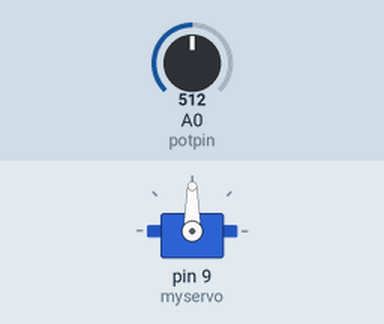
The sketch below on a simulated Arduino Uno, built with avr-gcc and run on an emulated ATmega328P. Shown: servo. The inputs (shaded band) are chosen by the test bench; at power-on: A0 (potpin) = 512.

Above: at 1.8 s.
1.9 s: A0 (potpin) set to 716
At 2.7 s:
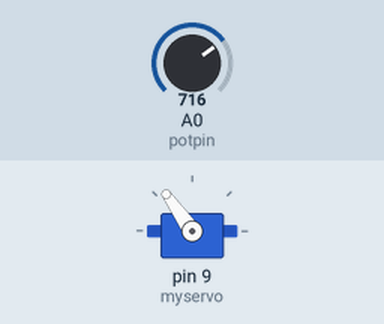
3.5 s: A0 (potpin) set to 900
At 4.6 s:
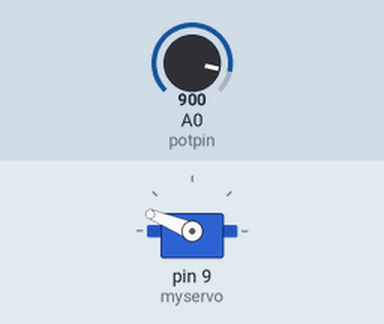
5.5 s: A0 (potpin) set to 1023
At 6.5 s:
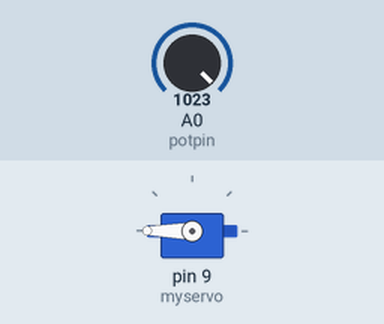
7.5 s: A0 (potpin) set to 306
At 8.4 s:
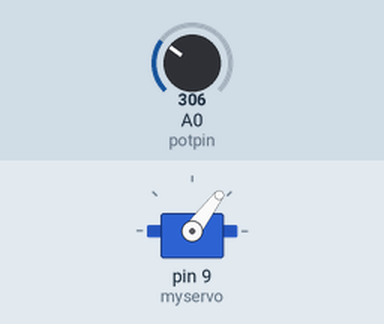
9.5 s: A0 (potpin) set to 122
At 10.3 s:
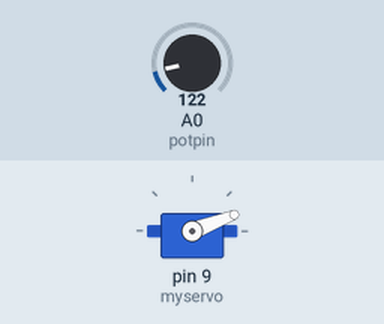
Timing chart, 0 to 12.5 s (numbered marks = the images above; inputs shaded):
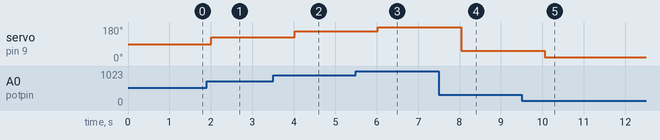

The sketch:

Oppgave_2.ino
```cpp
#include <Servo.h>

Servo myservo;  // create servo object to control a servo

int potpin = 0;  // analog pin used to connect the potentiometer
int val;    // variable to read the value from the analog pin

void setup() {
  myservo.attach(9);  // attaches the servo on pin 9 to the servo object
}

void loop() {
  val = analogRead(potpin);            // reads the value of the potentiometer (value between 0 and 1023)
  val = map(val, 0, 1023, 0, 180);     // scale it to use it with the servo (value between 0 and 180)
  myservo.write(val);                  // sets the servo position according to the scaled value
  delay(1005);                           // waits for the servo to get there
}
```

Measured:
- after the input at 1.9 s, servo on pin 9 (myservo): 90° → 125° after 0.11 s
- after the input at 3.5 s, servo on pin 9 (myservo): 125° → 158° after 0.52 s
- after the input at 5.5 s, servo on pin 9 (myservo): 158° → 180° after 0.53 s
- after the input at 7.5 s, servo on pin 9 (myservo): 180° → 53° after 0.54 s
- after the input at 9.5 s, servo on pin 9 (myservo): 53° → 21° after 0.55 s
